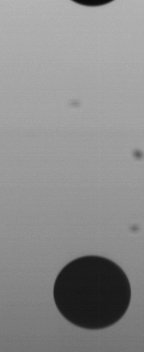
#> input picture data/tp4/TP4_Gota_0001.jpg, 144 x 352 px
$ python -i utils.py   (imports and definitions only)
#> lines starting #> are read from the running program, lines starting #| are printed output that depends on the picture; after the words box and inside, x2 and y2 are one past the last pixel; in counts of white or black regions, pixels touching at a corner belong together
import cv2
import numpy as np
from scipy.interpolate import UnivariateSpline


# [24 lines left out: functions normalize_contour, detectar_y0, recorte_superior, not called in this run]

def pre_segmentar(img_gray, gauss_kernel=(5,5)):
    """Aplica Blur + Otsu + Morph Close."""
    blur = cv2.GaussianBlur(img_gray, gauss_kernel, 0)
    _, binv = cv2.threshold(blur, 0, 255, cv2.THRESH_BINARY_INV + cv2.THRESH_OTSU)
    kernel = cv2.getStructuringElement(cv2.MORPH_ELLIPSE, (3, 3))
    return cv2.morphologyEx(binv, cv2.MORPH_CLOSE, kernel, iterations=1)

# [162 lines left out: functions extraer_contorno, centroide, get_window_indices, calcular_pendiente_spline, calcular_pendiente_poly, corregir_angulo_contacto and 3 more, not called in this run]

>>> import cv2
>>> picture = cv2.imread('../../data/tp4/TP4_Gota_0001.jpg', cv2.IMREAD_GRAYSCALE)
#> picture is the input picture: shape (352, 144); min 10, max 182, mean 140.5
>>> result = pre_segmentar(picture)
#> in pre_segmentar, `_, binv = cv2.threshold(blur, 0, 255, cv2.THRESH_BINARY_INV + cv2.THRE..`:
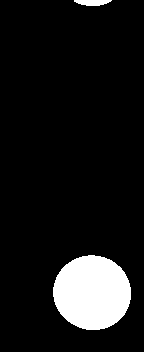
#> binv: shape (352, 144); 9.4% white; 2 white regions, box (x1, y1, x2, y2) and area: (53, 255, 131, 330) 4575, (74, 0, 112, 6) 174

$ run again, on data/tp4/TP4_Gota_0002.jpg
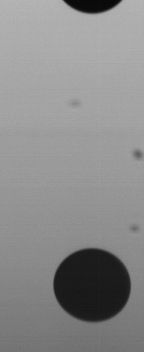
#> input picture data/tp4/TP4_Gota_0002.jpg, 144 x 352 px
#> picture is the input picture: shape (352, 144); min 8, max 182, mean 139
#> in pre_segmentar, `_, binv = cv2.threshold(blur, 0, 255, cv2.THRESH_BINARY_INV + cv2.THRE..`:
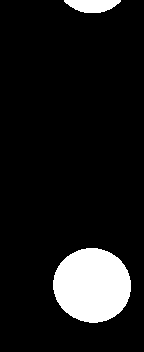
#> binv: shape (352, 144); 10.1% white; 2 white regions, box (x1, y1, x2, y2) and area: (53, 248, 131, 323) 4564, (64, 0, 121, 13) 548

$ run again, on data/tp4/TP4_Gota_0003.jpg
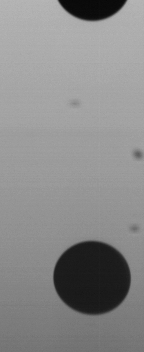
#> input picture data/tp4/TP4_Gota_0003.jpg, 144 x 352 px
#> picture is the input picture: shape (352, 144); min 6, max 183, mean 138
#> in pre_segmentar, `_, binv = cv2.threshold(blur, 0, 255, cv2.THRESH_BINARY_INV + cv2.THRE..`:
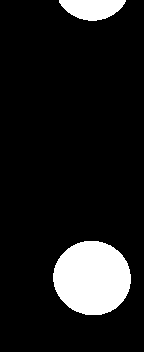
#> binv: shape (352, 144); 11% white; 2 white regions, box (x1, y1, x2, y2) and area: (53, 241, 131, 315) 4536, (59, 0, 126, 21) 1022
